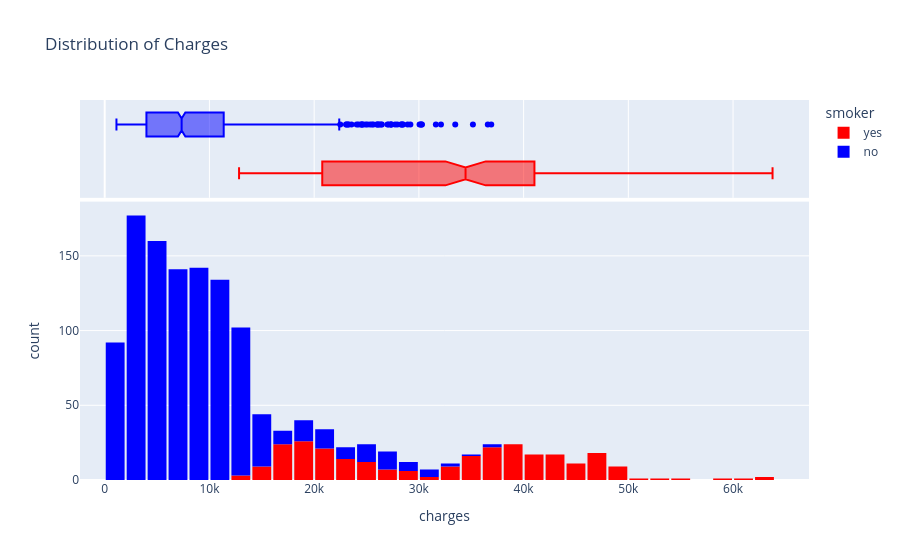

Write notebook code for a chart like this one.
### Code cell
fig = px.histogram(medical_df, x="charges", marginal="box",
                   color="smoker",
                   color_discrete_sequence=['red', 'blue'],
                    title="Distribution of Charges")
fig.update_layout(bargap=0.1)
fig.show()

### Figure 1 — Plotly figure (JSON) as saved in the notebook; plotly's stock layout.template omitted (floating-point values rounded to 4 significant figures; data arrays with more than 128 entries replaced by an {"elided": "..."} marker saying what was removed)
{"data": [{"alignmentgroup": "True", "bingroup": "x", "hovertemplate": "smoker=yes<br>charges=%{x}<br>count=%{y}<extra></extra>", "legendgroup": "yes", "marker": {"color": "red", "pattern": {"shape": ""}}, "name": "yes", "offsetgroup": "yes", "orientation": "v", "showlegend": true, "type": "histogram", "x": {"elided": "274 float values"}, "xaxis": "x", "yaxis": "y"}, {"alignmentgroup": "True", "hovertemplate": "smoker=yes<br>charges=%{x}<extra></extra>", "legendgroup": "yes", "marker": {"color": "red"}, "name": "yes", "notched": true, "offsetgroup": "yes", "showlegend": false, "type": "box", "x": {"elided": "274 float values"}, "xaxis": "x2", "yaxis": "y2"}, {"alignmentgroup": "True", "bingroup": "x", "hovertemplate": "smoker=no<br>charges=%{x}<br>count=%{y}<extra></extra>", "legendgroup": "no", "marker": {"color": "blue", "pattern": {"shape": ""}}, "name": "no", "offsetgroup": "no", "orientation": "v", "showlegend": true, "type": "histogram", "x": {"elided": "1064 float values"}, "xaxis": "x", "yaxis": "y"}, {"alignmentgroup": "True", "hovertemplate": "smoker=no<br>charges=%{x}<extra></extra>", "legendgroup": "no", "marker": {"color": "blue"}, "name": "no", "notched": true, "offsetgroup": "no", "showlegend": false, "type": "box", "x": {"elided": "1064 float values"}, "xaxis": "x2", "yaxis": "y2"}], "layout": {"bargap": 0.1, "barmode": "relative", "legend": {"title": {"text": "smoker"}, "tracegroupgap": 0}, "title": {"text": "Distribution of Charges"}, "xaxis": {"anchor": "y", "domain": [0, 1], "title": {"text": "charges"}}, "xaxis2": {"anchor": "y2", "domain": [0, 1], "matches": "x", "showgrid": true, "showticklabels": false}, "yaxis": {"anchor": "x", "domain": [0, 0.7326], "title": {"text": "count"}}, "yaxis2": {"anchor": "x2", "domain": [0.7426, 1], "matches": "y2", "showgrid": false, "showline": false, "showticklabels": false, "ticks": ""}}}
